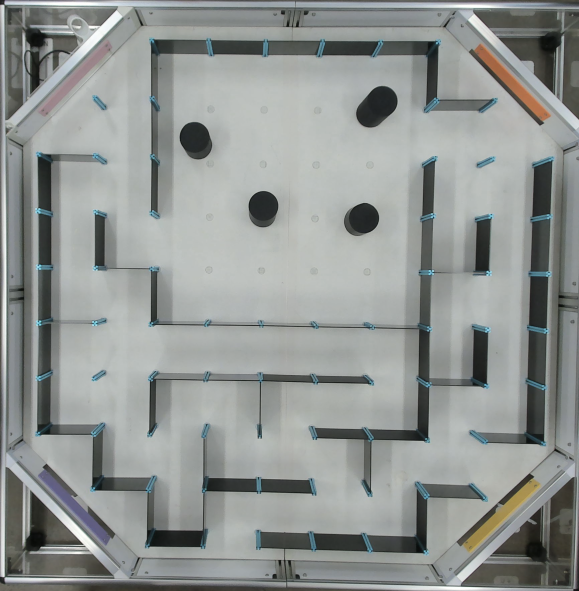
#> input picture computer_vision_task1and2/mazemapping/friday_maze.png, 1158 x 1182 px (shown at 1/2 size)
$ python clip_grid.py friday_maze.png
#> lines starting #> are read from the running program, lines starting #| are printed output that depends on the picture; after the words box and inside, x2 and y2 are one past the last pixel; in counts of white or black regions, pixels touching at a corner belong together
#> in main, image is the input picture: shape (1182, 1158, 3); mean B, G, R 146.3, 148.6, 144.5
"""Infer a perspective-aware maze grid from the cyan wall clips.

The clips lie on the boundaries of the maze cells.  Their detected centres
are clustered into row/column boundary indices and a homography is fitted
from logical grid coordinates to image pixels.  Node positions are then the
projected centres between adjacent boundary lines.

This module does not alter or warp the source image.
"""

from __future__ import annotations

import argparse
import json
from pathlib import Path
from typing import List, NamedTuple, Sequence, Tuple

import cv2
import numpy as np


Point = Tuple[int, int]


class ClipComponent(NamedTuple):
    x: float
    y: float
    area: int


class ClipGridResult(NamedTuple):
    """Result of detecting clips and fitting the logical maze grid."""

    clip_centres: np.ndarray
    node_positions: List[Point]
    homography: np.ndarray
    inlier_count: int
    median_fit_error: float


# OpenCV HSV hue spans 0 to 179.  These defaults cover the cyan clips in the
# supplied maze photographs while excluding the orange/purple corner strips.
DEFAULT_HUE_MIN = 82
DEFAULT_HUE_MAX = 108
DEFAULT_SATURATION_MIN = 30
DEFAULT_VALUE_MIN = 40

DEFAULT_MIN_COMPONENT_AREA = 100
DEFAULT_MAX_COMPONENT_AREA = 1000
DEFAULT_MAX_COMPONENT_SIZE = 60
DEFAULT_MERGE_DISTANCE = 16.0
DEFAULT_RANSAC_THRESHOLD = 5.0


def create_cyan_clip_mask(
    image: np.ndarray,
    hue_min: int = DEFAULT_HUE_MIN,
    hue_max: int = DEFAULT_HUE_MAX,
    saturation_min: int = DEFAULT_SATURATION_MIN,
    value_min: int = DEFAULT_VALUE_MIN,
) -> np.ndarray:
    """Return the cleaned binary HSV mask used for cyan-clip detection."""
#> called with hue_min = 82, hue_max = 108, saturation_min = 30, value_min = 40
    if image is None or image.size == 0:
        raise ValueError("The supplied image is empty.")

    hsv = cv2.cvtColor(image, cv2.COLOR_BGR2HSV)
#> hsv: shape (1182, 1158, 3); mean H, S, V 71, 13.1, 149.7
    cyan_mask = cv2.inRange(
        hsv,
        (hue_min, saturation_min, value_min),
        (hue_max, 255, 255),
    )
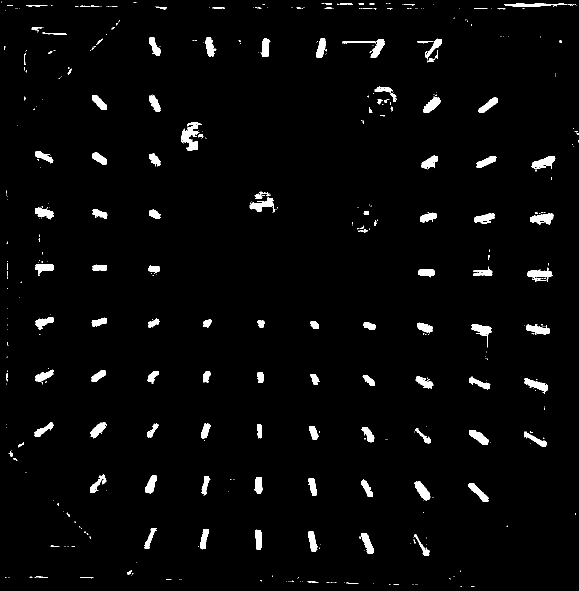
#> cyan_mask: shape (1182, 1158) (shown at 1/2 size); 2.6% white; 472 white regions (348 under 20 px), largest, box (x1, y1, x2, y2) and area: (362, 245, 403, 301) 1076, (1063, 312, 1111, 339) 695, (1060, 427, 1107, 449) 681
    return cv2.morphologyEx(
        cyan_mask,
        cv2.MORPH_CLOSE,
        np.ones((3, 3), dtype=np.uint8),
        iterations=1,
    )
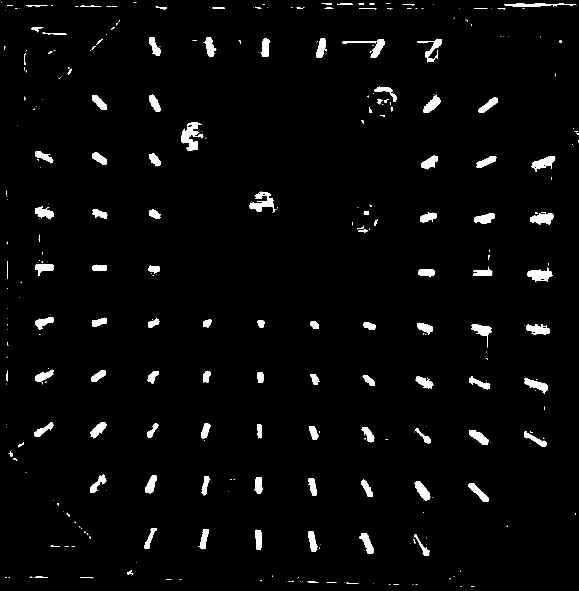
#> returned value: shape (1182, 1158) (shown at 1/2 size); 2.8% white; 330 white regions (211 under 20 px), largest, box (x1, y1, x2, y2) and area: (362, 245, 407, 301) 1242, (499, 383, 552, 425) 949, (1055, 535, 1105, 563) 841


def detect_cyan_clip_components(
    image: np.ndarray,
    hue_min: int = DEFAULT_HUE_MIN,
    hue_max: int = DEFAULT_HUE_MAX,
    saturation_min: int = DEFAULT_SATURATION_MIN,
    value_min: int = DEFAULT_VALUE_MIN,
    minimum_area: int = DEFAULT_MIN_COMPONENT_AREA,
    maximum_area: int = DEFAULT_MAX_COMPONENT_AREA,
    maximum_component_size: int = DEFAULT_MAX_COMPONENT_SIZE,
) -> List[ClipComponent]:
    """Detect small cyan connected components that look like wall clips."""
    cyan_mask = create_cyan_clip_mask(
        image,
        hue_min,
        hue_max,
        saturation_min,
        value_min,
    )

    component_count, _, statistics, centroids = (
        cv2.connectedComponentsWithStats(cyan_mask, connectivity=8)
    )
#> component_count = 331; statistics = 331 rows, first 6: [0, 0, 1158, 1182, 1331035], [3, 3, 1, 2, 2], [267, 5, 6, 1, 6], [643, 6, 20, 4, 52], [675, 6, 31, 4, 63], [717, 6, 11, 3, 30]; centroids = 331 pairs, first value 3 to 1156.6, second value 3.5 to 1172

    components: List[ClipComponent] = []
    for component_id in range(1, component_count):
        width = int(statistics[component_id, cv2.CC_STAT_WIDTH])
        height = int(statistics[component_id, cv2.CC_STAT_HEIGHT])
        area = int(statistics[component_id, cv2.CC_STAT_AREA])

        if not minimum_area <= area <= maximum_area:
            continue
        if width < 2 or height < 2:
            continue
        if width > maximum_component_size or height > maximum_component_size:
            continue

        components.append(
            ClipComponent(
                x=float(centroids[component_id, 0]),
                y=float(centroids[component_id, 1]),
                area=area,
            )
        )
#> this loop made 330 passes
#> (width, height, area) on passes 3 to 5: (20, 4, 52), (31, 4, 63), (11, 3, 30)
#> (the rest of the program and of its run is left out)
